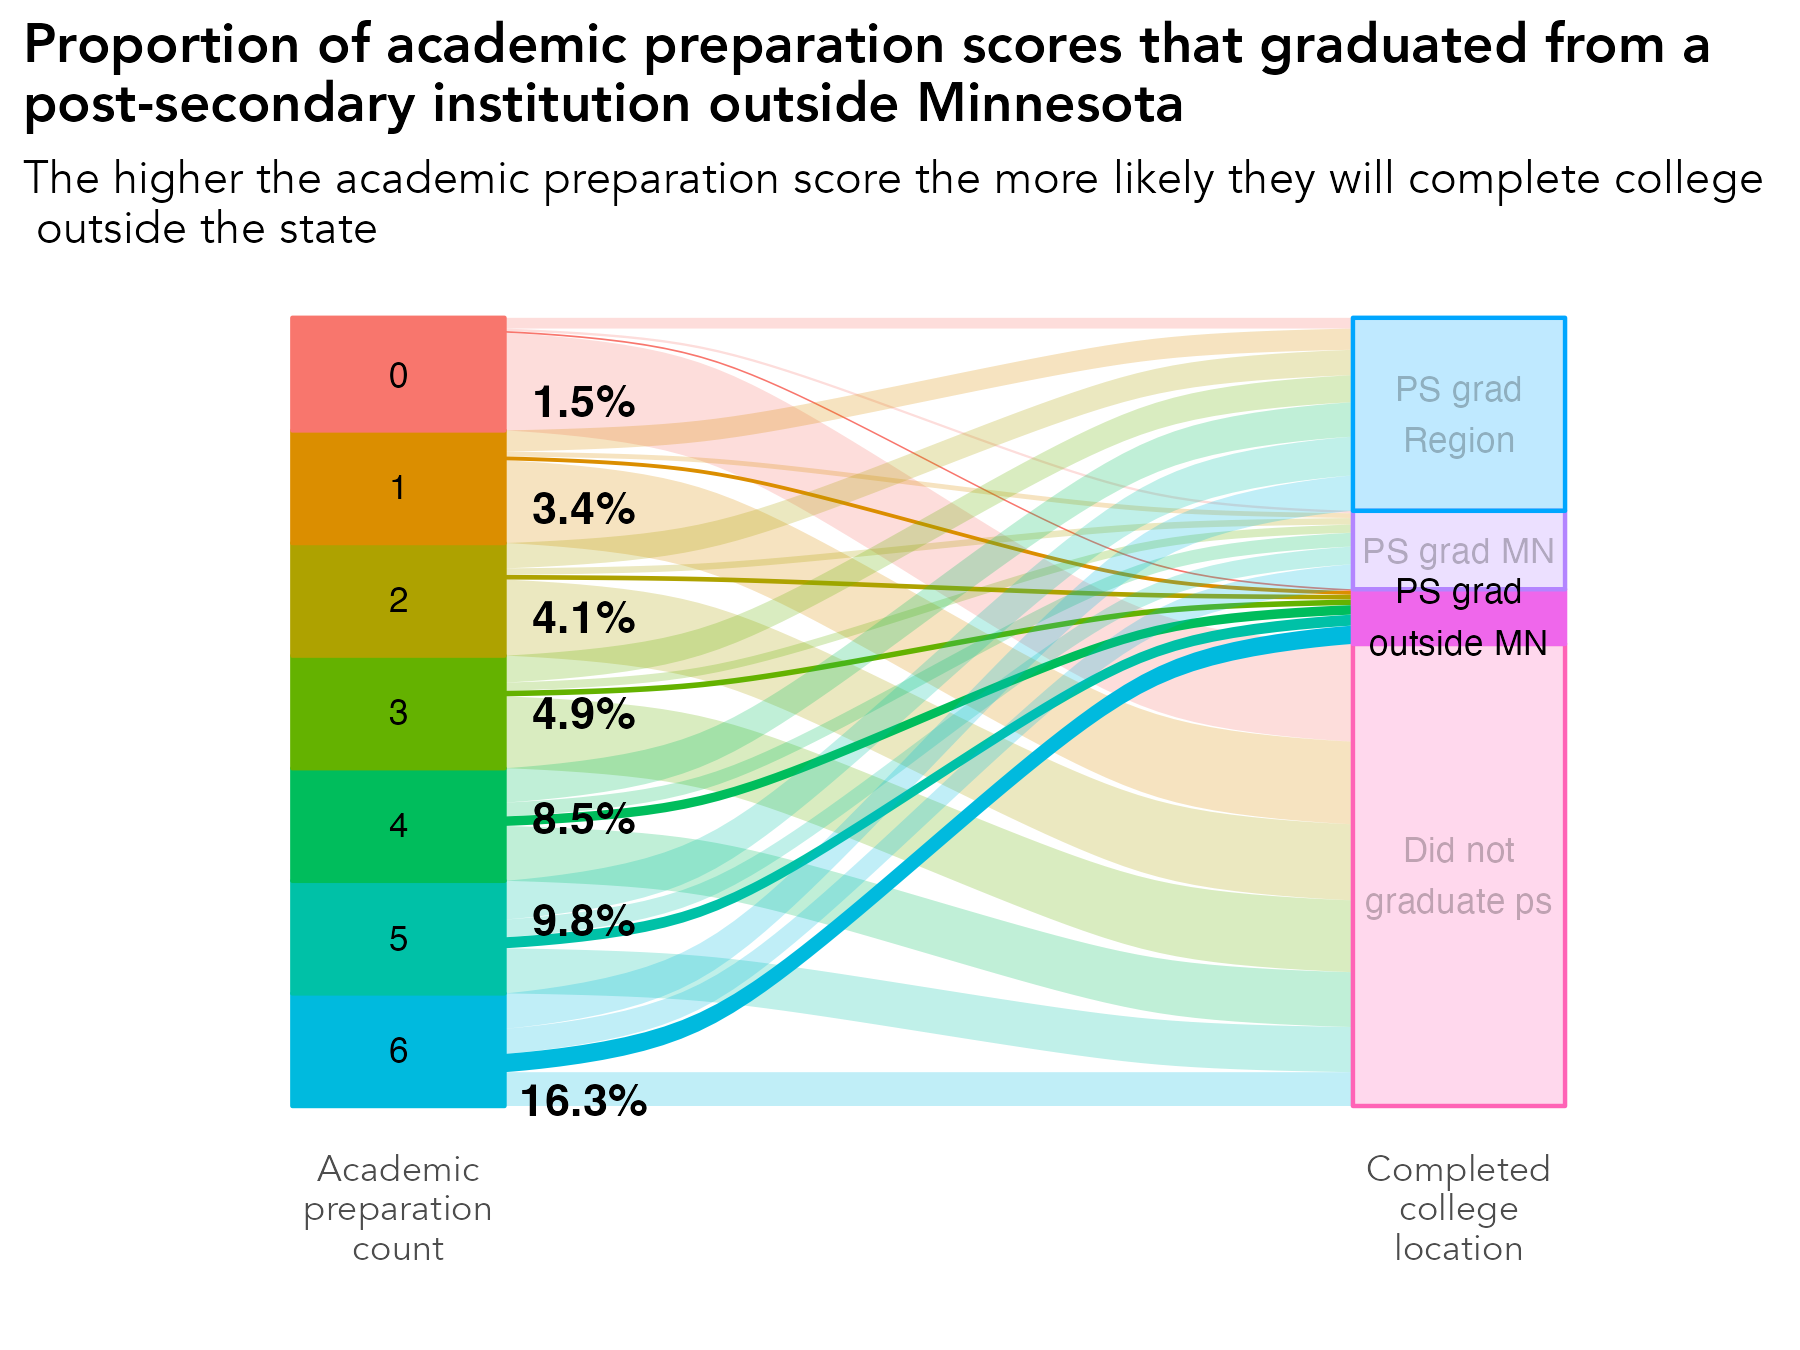

This chart was generated by the following R code:
# library -----------------------------------------------------------------
library(tidyverse)
library(sf)
library(ggrepel)
library(scales)
library(ggiraph)
library(rmapshaper)
library(cowplot)
library(RColorBrewer)
library(readxl)
library(lubridate)
library(readxl)
library(systemfonts)
reset_font_cache()
library(ggtext)
library(janitor)
library(cowplot)
library(ggalluvial)
library(ggsankey)


rm(list = ls())

# themes ------------------------------------------------------------------
theme_bar <- theme_bw() +
  theme(panel.grid.major = element_line(color = "grey70", size = 0.1),
        panel.grid.minor = element_blank(),
        axis.ticks = element_blank(),
        axis.text = element_text(face = "bold"),
        panel.border = element_blank(),
        legend.background = element_rect(fill = "transparent", color = "transparent"),
        legend.key = element_rect(fill = "transparent"),
        legend.key.size = unit(1, "lines"),
        legend.margin = margin(0,0,0,0),
        legend.title = element_blank(),
        legend.text = element_text(margin = margin(l = 2)),
        text = element_text(family = "Avenir") ,
        plot.title.position = "plot",
        plot.title = element_text(face = "bold"))

theme_line <- theme_bw() +
  theme(legend.background = element_rect(fill = "transparent", color = "transparent"),
        legend.key = element_rect(fill = "transparent"),
        legend.text = element_text(margin = margin(l = 2)),
        panel.grid.minor = element_blank(),
        panel.grid.major = element_line(color = "grey70", size = 0.1),
        axis.ticks = element_blank(),
        axis.text = element_text(face = "bold"),
        panel.border = element_blank(),
        legend.margin = margin(0,0,0,0),
        legend.key.size = unit(1, "lines"),
        text = element_text(family = "Avenir") ,
        plot.title.position = "plot",
        plot.title = element_text(face = "bold"))


theme_sf <- theme_bw() +
  theme(axis.text.x=element_blank(),
        axis.text.y=element_blank(),
        axis.ticks=element_blank(),
        panel.background = element_blank(),
        panel.grid.major = element_line(color = "white"),
        panel.border = element_blank(),
        legend.title = element_blank(),
        legend.text = element_text(margin = margin(l = 2)),
        legend.margin = margin(0,0,0,0),
        legend.key.size = unit(1, "lines"),
        text = element_text(family = "Avenir") ,
        plot.title.position = "plot",
        plot.title = element_text(face = "bold"))

theme_all <- theme_bw() +
  theme(axis.ticks=element_blank(),
        axis.text.y = element_blank(),
        panel.background = element_blank(),
        panel.grid.major = element_blank(),
        panel.grid = element_blank(),
        panel.border = element_blank(),
        legend.title = element_blank(),
        legend.text = element_text(margin = margin(l = 2)),
        legend.margin = margin(0,0,0,0),
        legend.key.size = unit(1, "lines"),
        text = element_text(family = "Avenir") ,
        plot.title.position = "plot",
        plot.title = element_text(face = "bold"))


regions <- read_csv("/Users/kellyasche/Library/CloudStorage/GoogleDrive-kasche@ruralmn.org/My Drive/Data Prep/R Projects/Join docs/county_regions.csv") %>%
  select(5,6) %>%
  unique() %>%
  mutate(edr = str_replace(edr, "  ", " "),
         planning.region = str_replace(planning.region, " Minnesota", ""),
         planning.region = fct_relevel(planning.region, "Northwest", "Northeast", "Central", "Seven County Mpls-St Paul", "Southwest", "Southeast"),
         edr = fct_relevel(edr, "EDR 1 - Northwest", "EDR 2 - Headwaters", "EDR 3 - Arrowhead", "EDR 4 - West Central", "EDR 5 - North Central", "EDR 6E- Southwest Central", "EDR 6W- Upper Minnesota Valley", "EDR 7E- East Central", "EDR 7W- Central", "EDR 8 - Southwest", "EDR 9 - South Central", "EDR 10 - Southeast", "EDR 11 - 7 County Twin Cities", "Minnesota"))

counties.regions <- read_csv("/Users/kellyasche/Library/CloudStorage/GoogleDrive-kasche@ruralmn.org/My Drive/Data Prep/R Projects/Join docs/county_regions.csv") %>%
  mutate(countyfp = formatC(countyfp, width = 3, flag = "0"),
         Name = str_to_title(Name),
         Name = str_replace(Name, "Q", "q"),
         Name = str_replace(Name, "Of The", "of the"),
         Name = str_replace(Name, "Mcleod", "McLeod"),
         Dem_Desc = ifelse(Name == "Minnesota", "Minnesota", Dem_Desc) ,
         edr = str_replace(edr, "  ", " "),
         planning.region = str_replace(planning.region, " Minnesota", ""),
         planning.region = fct_relevel(planning.region, "Northwest", "Northeast", "Central", "Seven County Mpls-St Paul", "Southwest", "Southeast"),
         edr = fct_relevel(edr, "EDR 1 - Northwest", "EDR 2 - Headwaters", "EDR 3 - Arrowhead", "EDR 4 - West Central", "EDR 5 - North Central", "EDR 6E- Southwest Central", "EDR 6W- Upper Minnesota Valley", "EDR 7E- East Central", "EDR 7W- Central", "EDR 8 - Southwest", "EDR 9 - South Central", "EDR 10 - Southeast", "EDR 11 - 7 County Twin Cities", "Minnesota"))

color.ruca <- c("Entirely rural" = "#009933", "Town/rural mix" = "#99CC33", "Urban/town/rural mix" = "#CC9966", "Entirely urban" = "#754C29", "Minnesota" = "black")

color.pr <- c("Northwest" = "#4575b4","Northeast" = "grey", "Central" = "#fee090", "Seven County Mpls-St Paul" = "#d73027", "Southwest" = "#91bfdb", "Southeast" = "#fc8d59", "Minnesota" = "black")

color.edr <- c("EDR 1 - Northwest" = "#b3cde3", "EDR 2 - Headwaters" = "#8c96c6", "EDR 3 - Arrowhead" = "#fe9929", "EDR 4 - West Central" = "#8856a7", "EDR 5 - North Central" = "#810f7c", "EDR 6E- Southwest Central" = "#e5f5f9", "EDR 6W- Upper Minnesota Valley" = "#bdc9e1", "EDR 7E- East Central" = "#99d8c9", "EDR 7W- Central" = "#2ca25f", "EDR 8 - Southwest" = "#74a9cf", "EDR 9 - South Central" = "#0570b0", "EDR 10 - Southeast" = "#d7301f", "EDR 11 - 7 County Twin Cities" = "#d8b365", "Minnesota" = "black")

color.pr.edr <- c ("Northwest" = "#4575b4","Northeast" = "#e0f3f8", "Central" = "#fee090", "Seven County Mpls-St Paul" = "#d73027", "Southwest" = "#91bfdb", "Southeast" = "#fc8d59", "Minnesota" = "black", "EDR 1 - Northwest" = "#b3cde3", "EDR 2 - Headwaters" = "#8c96c6", "EDR 3 - Arrowhead" = "#fe9929", "EDR 4 - West Central" = "#8856a7", "EDR 5 - North Central" = "#810f7c", "EDR 6E- Southwest Central" = "#e5f5f9", "EDR 6W- Upper Minnesota Valley" = "#bdc9e1", "EDR 7E- East Central" = "#99d8c9", "EDR 7W- Central" = "#2ca25f", "EDR 8 - Southwest" = "#74a9cf", "EDR 9 - South Central" = "#0570b0", "EDR 10 - Southeast" = "#d7301f", "EDR 11 - 7 County Twin Cities" = "#d8b365")

color.six <- c("#009933", "#4575b4", "grey", "#fee090", "#fc8d59", "#d73027")

mn_counties <- st_read("/Users/kellyasche/Library/CloudStorage/GoogleDrive-kasche@ruralmn.org/My Drive/Data Prep/R Projects/Shapefiles/County shapefiles/MNCounties_MNDOT.shp", quiet = TRUE) %>%
  ms_simplify(keep = .01, keep_shapes = TRUE) %>%
  rename("countyfp" = "FIPS_CODE")

counties.regions.1 <- counties.regions %>%
  mutate(statefp = "27",
         project.pr = ifelse(edr %in% c("EDR 1 - Northwest", "EDR 2 - Headwaters", "EDR 4 - West Central"), "Northwest",
                             ifelse(edr == "EDR 3 - Arrowhead", "Northeast",
                                    ifelse(edr %in% c("EDR 5 - North Central", "EDR 7E- East Central", "EDR 7W- Central"), "Central",
                                           ifelse(edr %in% c("EDR 6E- Southwest Central", "EDR 6W- Upper Minnesota Valley", "EDR 8 - Southwest"), "Southwest",
                                                  ifelse(edr %in% c("EDR 9 - South Central", "EDR 10 - Southeast"), "Southern", as.character(planning.region)))))),
         project.pr = fct_relevel(project.pr, "Northwest", "Northeast", "Central", "Seven County Mpls-St Paul", "Southwest", "Southern"))


# Prep data ---------------------------------------------------------------

original <- read_csv("Data/SLEDS/Masters/Master-report-dataset.csv")

academic.prep <- original %>%
  select(PersonID, took.ACT, ACTCompositeScore, pseo.participant, MCA.M, MCA.R, MCA.S) %>%
  mutate(
    # Academic engagement indicators
    act_taken = if_else(took.ACT == "Yes", 1L, 0L),
    pseo = if_else(pseo.participant == 1, 1L, 0L),
    
    # Academic performance indicators
    act_high = if_else(!is.na(ACTCompositeScore) & ACTCompositeScore >= 21, 1L, 0L),
    mca_math_prof = if_else(!is.na(MCA.M) & MCA.M >= 3, 1L, 0L),
    mca_read_prof = if_else(!is.na(MCA.R) & MCA.R >= 3, 1L, 0L),
    mca_sci_prof = if_else(!is.na(MCA.S) & MCA.S >= 3, 1L, 0L)
  ) %>%
  mutate(
    academic_prep_count = rowSums(
      cbind(
        act_taken,
        pseo,
        act_high,
        mca_math_prof,
        mca_read_prof,
        mca_sci_prof
      ),
      na.rm = TRUE
    )
  ) %>%
  select(PersonID, academic_prep_count)

data <- original %>%
  left_join(academic.prep, by = "PersonID") %>% 
  select(ps.grad.location, academic_prep_count) %>%
  mutate(academic_prep_count = as.character(academic_prep_count),
         academic_prep_count = fct_relevel(academic_prep_count, "0", "1", "2", "3", "4", "5", "6")) %>%
  filter(ps.grad.location != "After 2023") %>%
  filter(ps.grad.location != "Attending ps") %>%
  group_by(academic_prep_count, ps.grad.location) %>%
  summarize(n = n()) %>%
  ungroup() %>%
  group_by(academic_prep_count) %>%
  mutate(pct = n / sum(n)) %>%
  ungroup() %>%
  mutate(ps.grad.location = fct_relevel(ps.grad.location, "PS grad Region", "PS grad MN", "PS grad outside MN", "Did not graduate ps"))

academic_prep_count.order <- c("0", "1", "2", "3", "4", "5", "6")

ps.grad.location.order <- c("PS grad Region", "PS grad MN", "PS grad outside MN", "Did not graduate ps")

academic_prep_count.order.plot <- c("0", "1", "2", "3", "4", "5", "6")

ps.grad.location.order.plot <- c("PS grad\nRegion", "PS grad MN", "PS grad\noutside MN", "Did not\ngraduate ps")

df_lodes <- data %>%
  mutate(
    academic_prep_count = factor(academic_prep_count, levels = academic_prep_count.order),
    ps.grad.location     = factor(ps.grad.location, levels = ps.grad.location.order)
  ) %>%
  to_lodes_form(
    axes = c("academic_prep_count", "ps.grad.location"),
    key = "axis",
    value = "stratum",
    id = "flow_id"
  ) %>%
  group_by(flow_id) %>%
  mutate(
    highlight = if_else(
      any(stratum %in% c("PS grad outside MN")),
      "highlight",
      "base"
    )
  ) %>%
  ungroup() %>%
  group_by(flow_id) %>%
  mutate(
    academic_prep_count = first(stratum[axis == "academic_prep_count"])
  ) %>%
  ungroup()


labels <- df_lodes %>%
  mutate(top.pct = lead(pct)) %>%
  filter(axis == "academic_prep_count", highlight == "highlight") %>%
  arrange(academic_prep_count) %>%
  select(stratum, pct, top.pct) %>%
  mutate(half.pct = pct / 2,
         cumsum = rev(seq(n())),
         yloc = cumsum - top.pct - half.pct,
         highlight = "highlight") 

master <- df_lodes %>%
  left_join(labels, by = c("stratum", "highlight", "pct"))

names(labels)
# Create chart ------------------------------------------------------------

ggplot(
  master,
  aes(
    x = axis,
    stratum = stratum,
    alluvium = flow_id,
    y = pct,
    fill = academic_prep_count,     # left-side colors
    alpha = highlight           # highlight flows
  )
) +
  geom_flow(width = 0.4) +
  geom_stratum(width = 0.4, aes(fill = stratum, color = stratum)) +
  geom_text(
    stat = "stratum",
    label = c(rev(academic_prep_count.order.plot), rev(ps.grad.location.order.plot)),
    size = 3
  ) +
  geom_text(aes(x = 1.35, y = yloc, label = percent(pct, accuracy = .1)), fontface = "bold") +
  scale_alpha_manual(
    values = c(highlight = 1, base = 0.25),
    guide = "none"
  ) +
  scale_x_discrete(
    limits = c("academic_prep_count", "middle", "ps.grad.location"),
    labels = c("Academic\npreparation\ncount", "", "Completed\ncollege\nlocation")
  ) +
  labs(x = "", 
       y = "",
       title = "Proportion of academic preparation scores that graduated from a \npost-secondary institution outside Minnesota",
       subtitle = "The higher the academic preparation score the more likely they will complete college\n outside the state") +
  theme_all +
  theme(legend.position = "none")

ggsave(filename = "Charts/Paper report/sankey-academic-prep-ps-grad-outside-mn.pdf", device = cairo_pdf, dpi = "print", width = 6, height = 4.5)

ggsave(filename = "Charts/Paper report/sankey-academic-prep-ps-grad-outside-mn.png", dpi = "print", width = 6, height = 4.5)
